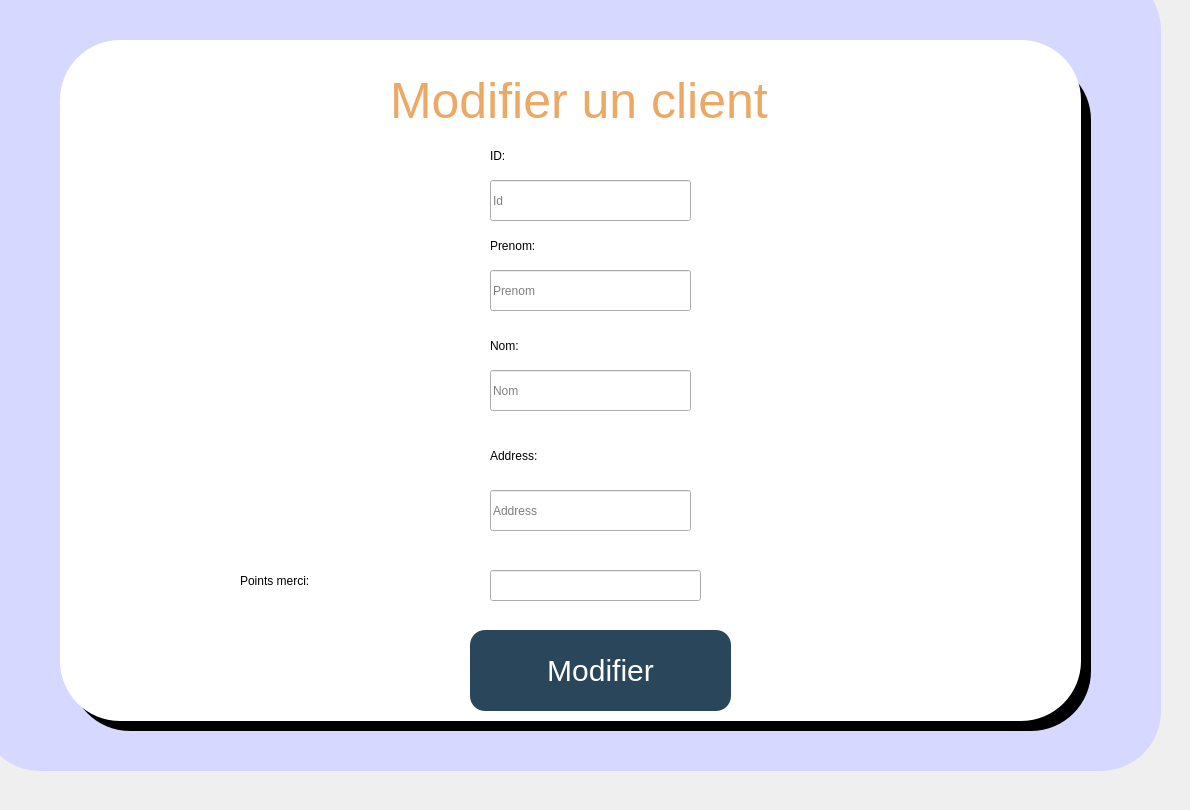
    <widget class="QWidget" name="modifier_rep">
     <widget class="QPushButton" name="pushButton_25">
      <property name="geometry">
       <rect>
        <x>70</x>
        <y>60</y>
        <width>1021</width>
        <height>671</height>
       </rect>
      </property>
      <property name="styleSheet">
       <string notr="true">QPushButton{
background:black;
font-size:70px;
border-radius:60px;
color:white;
}</string>
      </property>
      <property name="text">
       <string/>
      </property>
     </widget>
     <widget class="QPushButton" name="Retour_9">
      <property name="geometry">
       <rect>
        <x>100</x>
        <y>80</y>
        <width>81</width>
        <height>71</height>
       </rect>
      </property>
      <property name="styleSheet">
       <string notr="true">QPushButton{
background:white;
font-size:70px;
border-radius:60px;
color:white;
}</string>
      </property>
      <property name="text">
       <string/>
      </property>
      <property name="icon">
       <iconset>
        <normaloff>../../../../Downloads/Images/icons8-undo-100.png</normaloff>../../../../Downloads/Images/icons8-undo-100.png</iconset>
      </property>
      <property name="iconSize">
       <size>
        <width>70</width>
        <height>70</height>
       </size>
      </property>
     </widget>
     <widget class="QLineEdit" name="id_cl_mod">
      <property name="geometry">
       <rect>
        <x>490</x>
        <y>180</y>
        <width>201</width>
        <height>41</height>
       </rect>
      </property>
      <property name="placeholderText">
       <string>Id</string>
      </property>
     </widget>
     <widget class="QLineEdit" name="add_cl_mod">
      <property name="geometry">
       <rect>
        <x>490</x>
        <y>490</y>
        <width>201</width>
        <height>41</height>
       </rect>
      </property>
      <property name="placeholderText">
       <string>Address</string>
      </property>
     </widget>
     <widget class="QLineEdit" name="pr_cl_mod">
      <property name="geometry">
       <rect>
        <x>490</x>
        <y>270</y>
        <width>201</width>
        <height>41</height>
       </rect>
      </property>
      <property name="placeholderText">
       <string>Prenom</string>
      </property>
     </widget>
     <widget class="QLineEdit" name="nom_cl_mod">
      <property name="geometry">
       <rect>
        <x>490</x>
        <y>370</y>
        <width>201</width>
        <height>41</height>
       </rect>
      </property>
      <property name="placeholderText">
       <string>Nom</string>
      </property>
     </widget>
     <widget class="QLabel" name="les_id_7">
      <property name="geometry">
       <rect>
        <x>490</x>
        <y>130</y>
        <width>61</width>
        <height>51</height>
       </rect>
      </property>
      <property name="text">
       <string>ID:</string>
      </property>
     </widget>
     <widget class="QPushButton" name="modifier_btn_3">
      <property name="geometry">
       <rect>
        <x>470</x>
        <y>630</y>
        <width>261</width>
        <height>81</height>
       </rect>
      </property>
      <property name="styleSheet">
       <string notr="true">QPushButton{
background:#29465B;
font-size:30px;
border-radius:15px;
color:white;
}

QPushButton:hover{
color:#3794AB;
border-radius:15px;
background:white;
font-size:30px;
}</string>
      </property>
      <property name="text">
       <string>Modifier</string>
      </property>
     </widget>
     <widget class="QLabel" name="dates_3">
      <property name="geometry">
       <rect>
        <x>490</x>
        <y>220</y>
        <width>411</width>
        <height>51</height>
       </rect>
      </property>
      <property name="text">
       <string>Prenom:</string>
      </property>
     </widget>
     <widget class="QLabel" name="etat_3">
      <property name="geometry">
       <rect>
        <x>490</x>
        <y>320</y>
        <width>471</width>
        <height>51</height>
       </rect>
      </property>
      <property name="text">
       <string>Nom:</string>
      </property>
     </widget>
     <widget class="QPushButton" name="pushButton_26">
      <property name="geometry">
       <rect>
        <x>-20</x>
        <y>-30</y>
        <width>1181</width>
        <height>801</height>
       </rect>
      </property>
      <property name="styleSheet">
       <string notr="true">QPushButton{
background:rgb(215, 216, 255);
font-size:70px;
border-radius:60px;
color:white;
}</string>
      </property>
      <property name="text">
       <string/>
      </property>
     </widget>
     <widget class="QLabel" name="Modifier_text">
      <property name="geometry">
       <rect>
        <x>390</x>
        <y>70</y>
        <width>391</width>
        <height>61</height>
       </rect>
      </property>
      <property name="styleSheet">
       <string notr="true">font-size:50px;
color:#ECA966;</string>
      </property>
      <property name="text">
       <string>Modifier un client</string>
      </property>
     </widget>
     <widget class="QPushButton" name="pushButton_27">
      <property name="geometry">
       <rect>
        <x>60</x>
        <y>40</y>
        <width>1021</width>
        <height>681</height>
       </rect>
      </property>
      <property name="styleSheet">
       <string notr="true">QPushButton{
background:white;
font-size:70px;
border-radius:60px;
color:white;
}</string>
      </property>
      <property name="text">
       <string/>
      </property>
     </widget>
     <widget class="QLabel" name="label_2">
      <property name="geometry">
       <rect>
        <x>490</x>
        <y>430</y>
        <width>491</width>
        <height>51</height>
       </rect>
      </property>
      <property name="text">
       <string>Address:</string>
      </property>
     </widget>
     <widget class="QLabel" name="label_11">
      <property name="geometry">
       <rect>
        <x>240</x>
        <y>550</y>
        <width>231</width>
        <height>61</height>
       </rect>
      </property>
      <property name="text">
       <string>Points merci: </string>
      </property>
     </widget>
     <widget class="QLineEdit" name="PMERCI">
      <property name="geometry">
       <rect>
        <x>490</x>
        <y>570</y>
        <width>211</width>
        <height>31</height>
       </rect>
      </property>
     </widget>
     <zorder>pushButton_26</zorder>
     <zorder>pushButton_25</zorder>
     <zorder>pushButton_27</zorder>
     <zorder>Retour_9</zorder>
     <zorder>id_cl_mod</zorder>
     <zorder>add_cl_mod</zorder>
     <zorder>pr_cl_mod</zorder>
     <zorder>nom_cl_mod</zorder>
     <zorder>les_id_7</zorder>
     <zorder>modifier_btn_3</zorder>
     <zorder>dates_3</zorder>
     <zorder>etat_3</zorder>
     <zorder>Modifier_text</zorder>
     <zorder>label_2</zorder>
     <zorder>label_11</zorder>
     <zorder>PMERCI</zorder>
    </widget>
